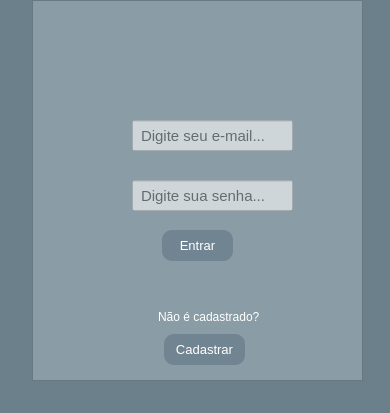
<?xml version="1.0" encoding="UTF-8"?>
<ui version="4.0">
 <class>MainWindow</class>
 <widget class="QMainWindow" name="MainWindow">
  <property name="geometry">
   <rect>
    <x>0</x>
    <y>0</y>
    <width>390</width>
    <height>413</height>
   </rect>
  </property>
  <property name="windowTitle">
   <string>MainWindow</string>
  </property>
  <property name="styleSheet">
   <string notr="true">background-color: rgb(107, 128, 139);</string>
  </property>
  <widget class="QWidget" name="centralwidget">
   <widget class="QFrame" name="frame">
    <property name="geometry">
     <rect>
      <x>32</x>
      <y>0</y>
      <width>331</width>
      <height>381</height>
     </rect>
    </property>
    <property name="styleSheet">
     <string notr="true">background-color: rgb(138, 156, 165);</string>
    </property>
    <property name="frameShape">
     <enum>QFrame::StyledPanel</enum>
    </property>
    <property name="frameShadow">
     <enum>QFrame::Raised</enum>
    </property>
    <widget class="QLineEdit" name="lineEdit">
     <property name="geometry">
      <rect>
       <x>100</x>
       <y>120</y>
       <width>161</width>
       <height>31</height>
      </rect>
     </property>
     <property name="font">
      <font>
       <pointsize>11</pointsize>
      </font>
     </property>
     <property name="styleSheet">
      <string notr="true">background-color: rgb(255, 255, 255,150);
padding-left: 6px;</string>
     </property>
     <property name="placeholderText">
      <string>Digite seu e-mail...</string>
     </property>
    </widget>
    <widget class="QLineEdit" name="lineEdit_2">
     <property name="geometry">
      <rect>
       <x>100</x>
       <y>180</y>
       <width>161</width>
       <height>31</height>
      </rect>
     </property>
     <property name="font">
      <font>
       <pointsize>11</pointsize>
      </font>
     </property>
     <property name="styleSheet">
      <string notr="true">background-color: rgb(255, 255, 255,150);
padding-left: 6px;</string>
     </property>
     <property name="echoMode">
      <enum>QLineEdit::Password</enum>
     </property>
     <property name="placeholderText">
      <string>Digite sua senha...</string>
     </property>
    </widget>
    <widget class="QPushButton" name="pushButton">
     <property name="geometry">
      <rect>
       <x>130</x>
       <y>230</y>
       <width>71</width>
       <height>31</height>
      </rect>
     </property>
     <property name="font">
      <font>
       <pointsize>10</pointsize>
      </font>
     </property>
     <property name="cursor">
      <cursorShape>PointingHandCursor</cursorShape>
     </property>
     <property name="styleSheet">
      <string notr="true">QPushButton{

	background-color: rgb(112, 133, 145);	
	color: rgb(255, 255, 255);
	border-radius:10px
}

QPushButton:hover{
background-color: rgb(255, 255, 255); 	
	color:rgb(112, 133, 145);
	
}</string>
     </property>
     <property name="text">
      <string>Entrar</string>
     </property>
    </widget>
    <widget class="QPushButton" name="pushButton_2">
     <property name="geometry">
      <rect>
       <x>132</x>
       <y>334</y>
       <width>81</width>
       <height>31</height>
      </rect>
     </property>
     <property name="font">
      <font>
       <pointsize>10</pointsize>
      </font>
     </property>
     <property name="cursor">
      <cursorShape>PointingHandCursor</cursorShape>
     </property>
     <property name="styleSheet">
      <string notr="true">QPushButton{

	background-color: rgb(112, 133, 145);	
	color: rgb(255, 255, 255);
	border-radius:10px
}

QPushButton:hover{
background-color: rgb(255, 255, 255); 	
	color:rgb(112, 133, 145);
	
}</string>
     </property>
     <property name="text">
      <string>Cadastrar</string>
     </property>
    </widget>
    <widget class="QLabel" name="label_2">
     <property name="geometry">
      <rect>
       <x>100</x>
       <y>10</y>
       <width>161</width>
       <height>101</height>
      </rect>
     </property>
     <property name="styleSheet">
      <string notr="true">color: rgb(112, 133, 145);</string>
     </property>
     <property name="text">
      <string/>
     </property>
     <property name="pixmap">
      <pixmap>Design sem nome (4).png</pixmap>
     </property>
     <property name="scaledContents">
      <bool>true</bool>
     </property>
    </widget>
    <widget class="QLabel" name="label">
     <property name="geometry">
      <rect>
       <x>126</x>
       <y>307</y>
       <width>101</width>
       <height>20</height>
      </rect>
     </property>
     <property name="cursor">
      <cursorShape>PointingHandCursor</cursorShape>
     </property>
     <property name="styleSheet">
      <string notr="true">color: rgb(255, 255, 255);
</string>
     </property>
     <property name="text">
      <string>Não é cadastrado?</string>
     </property>
    </widget>
    <widget class="QLabel" name="label_3">
     <property name="geometry">
      <rect>
       <x>60</x>
       <y>268</y>
       <width>211</width>
       <height>31</height>
      </rect>
     </property>
     <property name="font">
      <font>
       <pointsize>10</pointsize>
      </font>
     </property>
     <property name="styleSheet">
      <string notr="true">color: rgb(75, 102, 127);</string>
     </property>
     <property name="text">
      <string/>
     </property>
     <property name="alignment">
      <set>Qt::AlignCenter</set>
     </property>
    </widget>
    <widget class="QLabel" name="label_4">
     <property name="geometry">
      <rect>
       <x>62</x>
       <y>120</y>
       <width>31</width>
       <height>31</height>
      </rect>
     </property>
     <property name="font">
      <font>
       <pointsize>6</pointsize>
      </font>
     </property>
     <property name="text">
      <string/>
     </property>
     <property name="pixmap">
      <pixmap>17503049231586786427-128 (1).png</pixmap>
     </property>
     <property name="scaledContents">
      <bool>true</bool>
     </property>
    </widget>
    <widget class="QLabel" name="label_5">
     <property name="geometry">
      <rect>
       <x>62</x>
       <y>180</y>
       <width>31</width>
       <height>31</height>
      </rect>
     </property>
     <property name="font">
      <font>
       <pointsize>4</pointsize>
      </font>
     </property>
     <property name="text">
      <string/>
     </property>
     <property name="pixmap">
      <pixmap>bloqueio.png</pixmap>
     </property>
     <property name="scaledContents">
      <bool>true</bool>
     </property>
    </widget>
   </widget>
  </widget>
  <widget class="QStatusBar" name="statusbar"/>
 </widget>
 <resources/>
 <connections/>
</ui>
